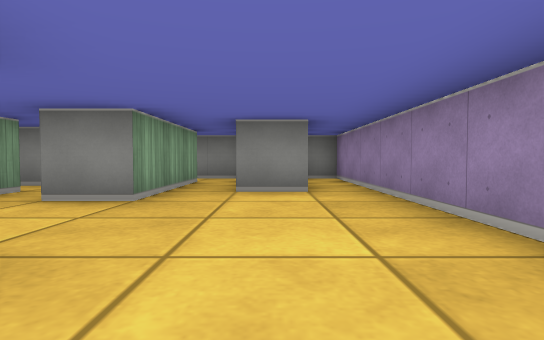
view 1 (above)

12 first-person views from a walk through a cub3D maze. The camera is about half as high as the walls, tilts 2° down and sees 80° across. The floor is counted in squares. Each view is taken from the middle of a square. On the plan, view 1 faces up. The plan holds only what a view shows up to about 9 squares ahead; the rest is blank.

view 2
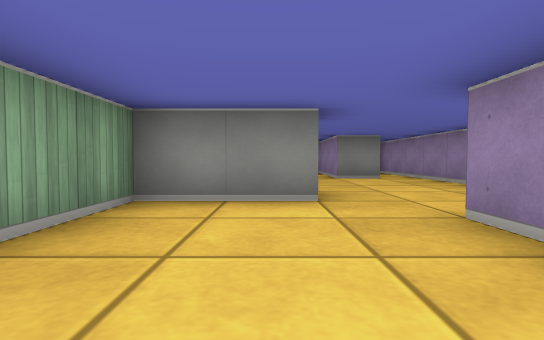

view 3
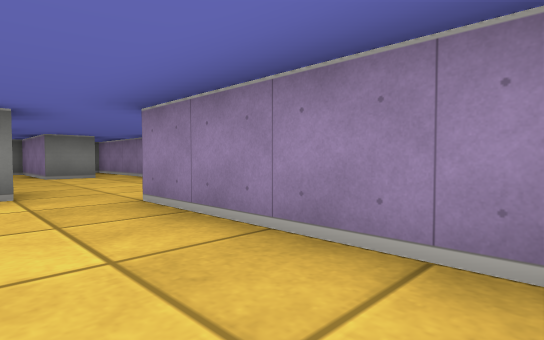

view 4
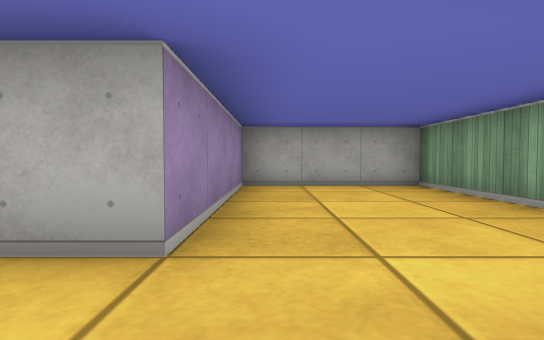

view 5
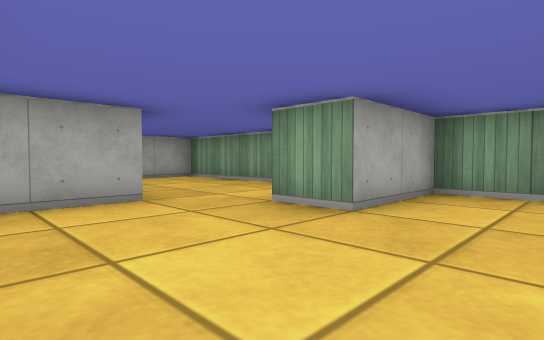

view 6
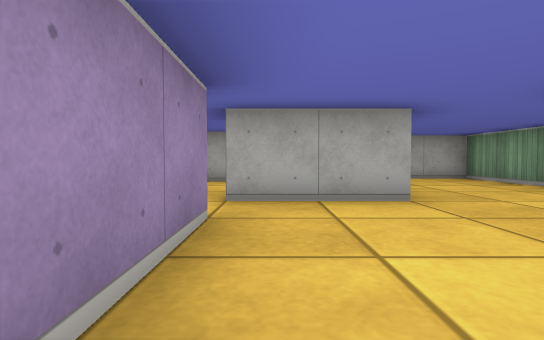

view 7
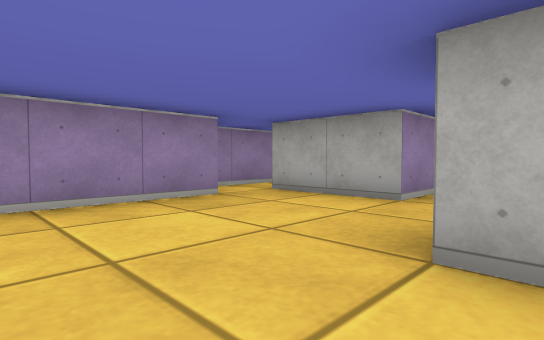

view 8
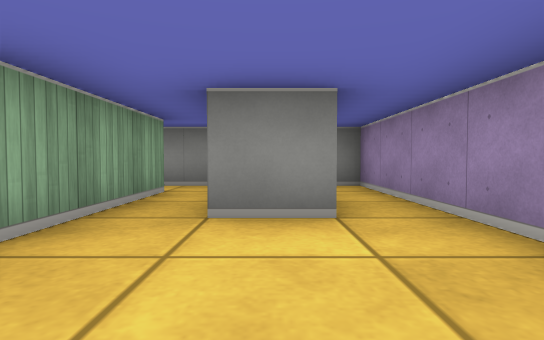

view 9
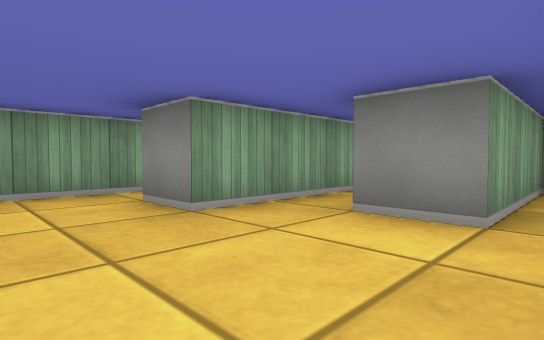

view 10
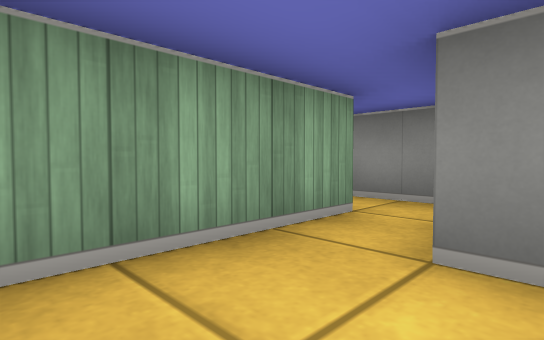

view 11
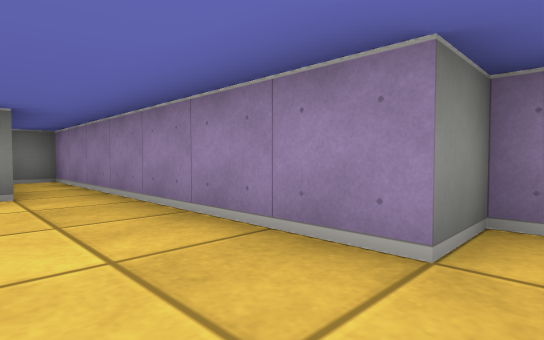

view 12
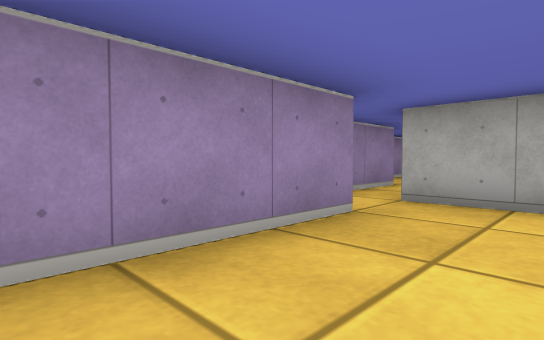

### Floor plan
Ten units are one square. View 1 is at (0, 0); x grows to the right and y downward. Boxes are objects, and circles mark ways between rooms. Rooms are numbered by the first view taken in them; rooms with no view inside come last. Other rooms are left out.
<svg viewBox="-40 -80 65 130">
<path fill="none" stroke="#000" d="M-25 -15 -15 -15 -15 -5 -35 -5 -35 45 -5 45 -5 5 15 5M15 -5 15 -75 5 -75 5 -45 -5 -45 -5 -72M-15 -65 -15 -35 -25 -35M-35 -34 -35 -15 -25 -15"/>
<circle cx="-20" cy="-25" r="3" fill="#2a7"/>
<text x="-10" y="-10">1</text>
<text x="-30" y="-30">2</text>
</svg>
Room 1 opens to room 2.

Where each view was taken, in squares from view 1:
view 1: 0 up, 0 right, facing up
view 2: 3 down, 2 left, facing up
view 3: 4 down, 2 left, facing up-right
view 4: 1 up, 1 left, facing down
view 5: 3 up, 1 right, facing down-left
view 6: 3 up, 1 right, facing down
view 7: 3 up, 2 left, facing down-right
view 8: 2 up, 0 right, facing up
view 9: 2 up, 1 right, facing up-left
view 10: 2 up, 2 left, facing up-left
view 11: 0 up, 0 right, facing up-right
view 12: 3 up, 0 right, facing down-right
